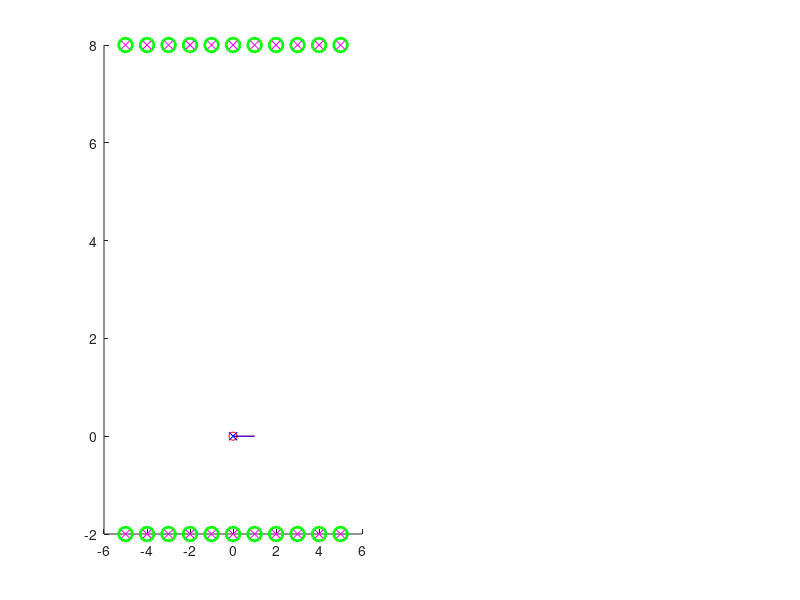

The MATLAB source for this figure: (Note: this script raises an error after producing the figure.)
% Extended Kalman Filter SLAM example
clear;clc;

% Time
Tf = 40;
dt = 0.5;
T = 0:dt:Tf;

% Initial Robot State
x0 = [0 0 0]';

% Control inputs
u = ones(2, length(T));
u(2,:)=0.3*u(2,:);

% Motion Disturbance model
R = [0.001 0 0; 
     0 0.001 0; 
     0 0 0.001];
[RE, Re] = eig(R);

% Prior over robot state
mu0r = [0 0 0]'; % mean (mu)
S0rr = 0.00000000001*eye(3);% covariance (Sigma)

% Feature Map
%M = 10;
%map = 8*rand(2,M);
map = [-5:1:5 5:-1:-5; -2*ones(1,11) 8*ones(1,11)];
M = length(map);
% Prior over feature map
mu0m = zeros(2*M,1);
S0mm = 100*eye(2*M);
newfeature = ones(M,1);

%Measurement model
rmax = 5; % Max range
thmax = pi/4; % 1/2 Field of view

% Measurement noise
Qi = [0.00001 0; 
     0 0.00001];

[QiE, Qie] = eig(Qi);


% Simulation Initializations
n = length(R(:,1)); % Number of vehicle states
xr = zeros(n,length(T)); % Vehicle states 
xr(:,1) = x0;
N = n+2*M;
m = length(Qi(:,1)); % Number of measurements per feature 
y = zeros(m*M,length(T)); % Measurements

mu = [mu0r; mu0m];
S = [S0rr zeros(n,2*M);  zeros(2*M,n) S0mm];
%S = [S0rr 100*ones(n,2*M);  100*ones(2*M,n) S0mm];

mu_S = zeros(N,length(T)); % Belief
mu_S(:,1) = mu;

%% Plot results
t=1;
    figure(1);clf; 
    subplot(1,2,1); hold on;
    plot(map(1,:),map(2,:),'go', 'MarkerSize',10,'LineWidth',2);
    plot(map(1,:),map(2,:),'mx');
    plot(xr(1,1:t),xr(2,1:t), 'ro--')
    plot([xr(1,t) xr(1,t)+1*cos(xr(3,t))],[xr(2,t) xr(2,t)+1*sin(xr(3,t))], 'r-')
    plot(mu_S(1,1:t),mu_S(2,1:t), 'bx--')
    plot([mu_S(1,t) mu_S(1,t)+1*cos(mu_S(3,t))],[mu_S(2,t) mu_S(2,t)+1*sin(mu_S(3,t))], 'b-')
    mu_pos = [mu(1) mu(2)];
    S_pos = [S(1,1) S(1,2); S(2,1) S(2,2)];
    error_ellipse(S_pos,mu_pos,0.75);
    error_ellipse(S_pos,mu_pos,0.95);

    for i=1:M
          if (~newfeature(i))
              fi = 2*(i-1)+1;
              fj = 2*i;
              plot([xr(1,t) xr(1,t)+y(fi,t)*cos(y(fj,t)+xr(3,t))], [xr(2,t) xr(2,t)+y(fi,t)*sin(y(fj,t)+xr(3,t))], 'c');
              plot(mu(3+fi),mu(3+fj), 'gx')
              mu_pos = [mu(3+fi) mu(3+fj)];
              S_pos = [S(3+fi,3+fi) S(3+fi,3+fj); S(3+fj,3+fi) S(3+fj,3+fj)];
              error_ellipse(S_pos,mu_pos,0.75);
          end
    end
    axis equal
%     axis([-4 6 -1 7])
    title('SLAM with Range & Bearing Measurements')
    
    subplot(1,2,2);
    image(10000*S);
    colormap('gray');
    title('Covariance matrix')
    F(t) = getframe(gcf);

    
%% Main loop
for t=2:length(T)
    %% Simulation
    % Select a motion disturbance
    e = RE*sqrt(Re)*randn(n,1);
    % Update robot state
    xr(:,t) = [xr(1,t-1)+u(1,t)*cos(xr(3,t-1))*dt;
              xr(2,t-1)+u(1,t)*sin(xr(3,t-1))*dt;
              xr(3,t-1)+u(2,t)*dt] + e;

    % Take measurements
    % For each feature
    flist = zeros(M,1);
    for i=1:M
        % If feature is visible
        if (inview(map(:,i),xr(:,t),rmax,thmax))
            flist(i) = 1;
            % Select a motion disturbance
            d = QiE*sqrt(Qie)*randn(m,1);
            % Determine measurement
            y(2*(i-1)+1:2*i,t) = [sqrt((map(1,i)-xr(1,t))^2 + (map(2,i)-xr(2,t))^2);
                atan2(map(2,i)-xr(2,t),map(1,i)-xr(1,t))-xr(3,t)] + d;
        end
    end
    
    %% Extended Kalman Filter Estimation
    % Prediction update
    mu(1:3) = [mu(1)+u(1,t)*cos(mu(3))*dt;
           mu(2)+u(1,t)*sin(mu(3))*dt;
           mu(3)+u(2,t)*dt];
    
    Gt = [ 1 0 -u(1,t)*sin(mu(3))*dt;
           0 1 u(1,t)*cos(mu(3))*dt;
           0 0 1];
    
    S(1:n,1:n) = Gt*S(1:n,1:n)*Gt' + R;

    
    % Measurement update
    for i=1:M
        if (flist(i))
            % Feature initialization
            if (newfeature(i) == 1)
                mu(3+2*(i-1)+1) = mu(1)+y(2*(i-1)+1,t)*cos(y(2*i,t)+mu(3));
                mu(3+2*i) = mu(2)+y(2*(i-1)+1,t)*sin(y(2*i,t)+mu(3));
                newfeature(i) = 0;
            end
            % Linearization
            % Predicted range
            dx = mu(3+2*(i-1)+1)-mu(1);
            dy = mu(3+2*i)-mu(2);
            rp = sqrt((dx)^2+(dy)^2);

            Fi = zeros(5,N);
            Fi(1:n,1:n) = eye(n);
            Fi(4:5,3+2*(i-1)+1:3+2*i) = eye(2);
            Ht = [ -dx/rp ...
                -dy/rp ...
                0 ...
                dx/rp ...
                dy/rp;
                dy/rp^2 ...
                -dx/rp^2 ...
                -1 ...
                -dy/rp^2 ...
                dx/rp^2]*Fi;

            I = y(2*(i-1)+1:2*i,t)-[rp;
                (atan2(dy,dx) - mu(3))];
 
            % Measurement update
            K = S*Ht'*inv(Ht*S*Ht'+Qi);
            mu = mu + K*I;
            S = (eye(n+2*M)-K*Ht)*S;
        end
    end
 
    % Store results
    mu_S(:,t) = mu;


    %% Plot results
    figure(1);clf; 
    subplot(1,2,1); hold on;
    plot(map(1,:),map(2,:),'go', 'MarkerSize',10,'LineWidth',2);
%     plot(map(1,:),map(2,:),'m.');
    plot(xr(1,1:t),xr(2,1:t), 'ro--')
    plot([xr(1,t) xr(1,t)+1*cos(xr(3,t))],[xr(2,t) xr(2,t)+1*sin(xr(3,t))], 'r-')
    plot(mu_S(1,1:t),mu_S(2,1:t), 'bx--')
    plot([mu_S(1,t) mu_S(1,t)+1*cos(mu_S(3,t))],[mu_S(2,t) mu_S(2,t)+1*sin(mu_S(3,t))], 'b-')
    mu_pos = [mu(1) mu(2)];
    S_pos = [S(1,1) S(1,2); S(2,1) S(2,2)];
    error_ellipse(S_pos,mu_pos,0.75);
    error_ellipse(S_pos,mu_pos,0.95);

    for i=1:M
          if (~newfeature(i))
              fi = 2*(i-1)+1;
              fj = 2*i;
              plot([xr(1,t) xr(1,t)+y(fi,t)*cos(y(fj,t)+xr(3,t))], [xr(2,t) xr(2,t)+y(fi,t)*sin(y(fj,t)+xr(3,t))], 'c');
              plot(mu(3+fi),mu(3+fj), 'bx')
              mu_pos = [mu(3+fi) mu(3+fj)];
              S_pos = [S(3+fi,3+fi) S(3+fi,3+fj); S(3+fj,3+fi) S(3+fj,3+fj)];
              error_ellipse(S_pos,mu_pos,0.75);
          end
    end
    axis equal
%     axis([-4 6 -1 7])
    title('SLAM with Range & Bearing Measurements')
    
    subplot(1,2,2);
    image(10000*S);
    colormap('gray');
    title('Covariance matrix')
 
    F(t) = getframe(gcf);
    
    
 %% Draw the map relative to the robot   
    % Actual transformation of world (w) with respect to robot (r)
    xt = xr(1,t);
    yt = xr(2,t);
    theta = xr(3,t);
    Rr_w = [    cos(theta) -sin(theta) ;
                sin(theta) cos(theta) ];
    tr_w = [ xt yt ]';
    Tw_r = [    Rr_w' -Rr_w'*tr_w ;
                0 0 1 ];
 
    % transform the map and robot trajectory into the robot frame        
    map_r = Tw_r*[ map ; ones(1,M) ];
    trajectory_r = Tw_r*[ xr(1:2,1:t) ; ones(1,t) ];
    
    % Estimated transformation of world (w) with respect to robot (r)
    xt = mu_S(1,t);
    yt = mu_S(2,t);
    theta = mu_S(3,t);
    Rr_w = [    cos(theta) -sin(theta) ;
                sin(theta) cos(theta) ];
    tr_w = [ xt yt ]';
    Tw_r = [    Rr_w' -Rr_w'*tr_w ;
                0 0 1 ];
    Rw_r = Tw_r(1:2,1:2);
    
    estimated_map_r = Tw_r*[ reshape( mu_S(4:end,t), 2, [] ) ; ones(1,M) ];
    estimated_trajectory_r = Tw_r*[ mu_S(1:2,1:t) ; ones(1,t) ];    
    
    figure(2); clf; hold on;
    plot(map_r(1,:),map_r(2,:),'go', 'MarkerSize',10,'LineWidth',2);
%     plot(map_r(1,:),map_r(2,:),'m.');
    plot(trajectory_r(1,t),trajectory_r(2,t), 'ro--')
    plot([0 1],[0 0], 'r-')
    plot(estimated_trajectory_r(1,t),estimated_trajectory_r(2,t), 'bx--')
    plot([0 0.75],[0 0], 'b-')
    mu_pos = [0 0];
    S_pos = Rw_r*[S(1,1) S(1,2); S(2,1) S(2,2)]*Rr_w;
    error_ellipse(S_pos,mu_pos,0.75);
    error_ellipse(S_pos,mu_pos,0.95);

    for i=1:M
          if (~newfeature(i))
              fi = 2*(i-1)+1;
              fj = 2*i;
              plot([0 y(fi,t)*cos(y(fj,t))], [0 y(fi,t)*sin(y(fj,t))], 'c');
              plot(estimated_map_r(1,i),estimated_map_r(2,i), 'bx')
              mu_pos = estimated_map_r(1:2,i);
              S_pos = Rw_r*[S(3+fi,3+fi) S(3+fi,3+fj); S(3+fj,3+fi) S(3+fj,3+fj)]*Rr_w;
              error_ellipse(S_pos,mu_pos,0.75);
          end
    end
    axis equal
%     axis([-4 6 -1 7])
    title('Estimate Relative to Robot Frame')
end

